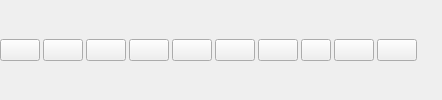
       <widget class="QWidget" name="widget_2" native="true">
        <property name="sizePolicy">
         <sizepolicy hsizetype="Maximum" vsizetype="Fixed">
          <horstretch>0</horstretch>
          <verstretch>0</verstretch>
         </sizepolicy>
        </property>
        <property name="minimumSize">
         <size>
          <width>200</width>
          <height>50</height>
         </size>
        </property>
        <property name="font">
         <font>
          <italic>false</italic>
         </font>
        </property>
        <property name="styleSheet">
         <string notr="true">border-left-color: rgba(191, 64, 64, 0);</string>
        </property>
        <layout class="QHBoxLayout" name="horizontalLayout_3">
         <property name="spacing">
          <number>0</number>
         </property>
         <property name="leftMargin">
          <number>0</number>
         </property>
         <property name="topMargin">
          <number>0</number>
         </property>
         <property name="rightMargin">
          <number>0</number>
         </property>
         <property name="bottomMargin">
          <number>0</number>
         </property>
         <item>
          <widget class="QFrame" name="horizontalFrame">
           <property name="sizePolicy">
            <sizepolicy hsizetype="Fixed" vsizetype="Fixed">
             <horstretch>0</horstretch>
             <verstretch>0</verstretch>
            </sizepolicy>
           </property>
           <layout class="QHBoxLayout" name="horizontalLayout_6">
            <property name="spacing">
             <number>3</number>
            </property>
            <property name="sizeConstraint">
             <enum>QLayout::SetDefaultConstraint</enum>
            </property>
            <property name="leftMargin">
             <number>0</number>
            </property>
            <property name="topMargin">
             <number>0</number>
            </property>
            <property name="rightMargin">
             <number>0</number>
            </property>
            <property name="bottomMargin">
             <number>0</number>
            </property>
            <item>
             <widget class="QPushButton" name="active_grid_area_button">
              <property name="enabled">
               <bool>true</bool>
              </property>
              <property name="sizePolicy">
               <sizepolicy hsizetype="Expanding" vsizetype="Expanding">
                <horstretch>0</horstretch>
                <verstretch>0</verstretch>
               </sizepolicy>
              </property>
              <property name="minimumSize">
               <size>
                <width>0</width>
                <height>0</height>
               </size>
              </property>
              <property name="maximumSize">
               <size>
                <width>60</width>
                <height>30</height>
               </size>
              </property>
              <property name="toolTip">
               <string>Active Grid Area</string>
              </property>
              <property name="styleSheet">
               <string notr="true">border-color: rgb(61, 56, 70);</string>
              </property>
              <property name="text">
               <string/>
              </property>
              <property name="icon">
               <iconset>
                <normaloff>../src/icons/stop.png</normaloff>../src/icons/stop.png</iconset>
              </property>
              <property name="iconSize">
               <size>
                <width>24</width>
                <height>24</height>
               </size>
              </property>
              <property name="shortcut">
               <string>M</string>
              </property>
              <property name="checkable">
               <bool>true</bool>
              </property>
              <property name="checked">
               <bool>false</bool>
              </property>
              <property name="autoExclusive">
               <bool>false</bool>
              </property>
              <property name="flat">
               <bool>false</bool>
              </property>
             </widget>
            </item>
            <item>
             <widget class="QPushButton" name="eraser_button">
              <property name="sizePolicy">
               <sizepolicy hsizetype="Expanding" vsizetype="Expanding">
                <horstretch>0</horstretch>
                <verstretch>0</verstretch>
               </sizepolicy>
              </property>
              <property name="minimumSize">
               <size>
                <width>0</width>
                <height>0</height>
               </size>
              </property>
              <property name="maximumSize">
               <size>
                <width>60</width>
                <height>30</height>
               </size>
              </property>
              <property name="toolTip">
               <string>Eraser</string>
              </property>
              <property name="styleSheet">
               <string notr="true">border-color: rgb(61, 56, 70);</string>
              </property>
              <property name="text">
               <string/>
              </property>
              <property name="icon">
               <iconset>
                <normaloff>../src/icons/eraser.png</normaloff>../src/icons/eraser.png</iconset>
              </property>
              <property name="iconSize">
               <size>
                <width>24</width>
                <height>24</height>
               </size>
              </property>
              <property name="shortcut">
               <string>E</string>
              </property>
              <property name="checkable">
               <bool>true</bool>
              </property>
              <property name="checked">
               <bool>false</bool>
              </property>
              <property name="flat">
               <bool>false</bool>
              </property>
             </widget>
            </item>
            <item>
             <widget class="QPushButton" name="brush_button">
              <property name="sizePolicy">
               <sizepolicy hsizetype="Expanding" vsizetype="Expanding">
                <horstretch>0</horstretch>
                <verstretch>0</verstretch>
               </sizepolicy>
              </property>
              <property name="minimumSize">
               <size>
                <width>0</width>
                <height>0</height>
               </size>
              </property>
              <property name="maximumSize">
               <size>
                <width>60</width>
                <height>30</height>
               </size>
              </property>
              <property name="toolTip">
               <string>Pen</string>
              </property>
              <property name="styleSheet">
               <string>border-color: rgb(61, 56, 70);</string>
              </property>
              <property name="text">
               <string/>
              </property>
              <property name="icon">
               <iconset>
                <normaloff>../src/icons/pen.png</normaloff>../src/icons/pen.png</iconset>
              </property>
              <property name="iconSize">
               <size>
                <width>24</width>
                <height>24</height>
               </size>
              </property>
              <property name="shortcut">
               <string>B</string>
              </property>
              <property name="checkable">
               <bool>true</bool>
              </property>
              <property name="flat">
               <bool>false</bool>
              </property>
             </widget>
            </item>
            <item>
             <widget class="QPushButton" name="move_button">
              <property name="maximumSize">
               <size>
                <width>60</width>
                <height>30</height>
               </size>
              </property>
              <property name="styleSheet">
               <string>border-color: rgb(61, 56, 70);</string>
              </property>
              <property name="text">
               <string/>
              </property>
              <property name="icon">
               <iconset>
                <normalon>../src/icons/move.png</normalon>
               </iconset>
              </property>
              <property name="iconSize">
               <size>
                <width>24</width>
                <height>24</height>
               </size>
              </property>
              <property name="checkable">
               <bool>true</bool>
              </property>
              <property name="flat">
               <bool>false</bool>
              </property>
             </widget>
            </item>
            <item>
             <widget class="QPushButton" name="grid_button">
              <property name="sizePolicy">
               <sizepolicy hsizetype="Expanding" vsizetype="Expanding">
                <horstretch>0</horstretch>
                <verstretch>0</verstretch>
               </sizepolicy>
              </property>
              <property name="minimumSize">
               <size>
                <width>0</width>
                <height>0</height>
               </size>
              </property>
              <property name="maximumSize">
               <size>
                <width>60</width>
                <height>30</height>
               </size>
              </property>
              <property name="toolTip">
               <string>Toggle Grid</string>
              </property>
              <property name="styleSheet">
               <string notr="true">border-color: rgb(61, 56, 70);</string>
              </property>
              <property name="text">
               <string/>
              </property>
              <property name="icon">
               <iconset>
                <normaloff>../src/icons/grid.png</normaloff>../src/icons/grid.png</iconset>
              </property>
              <property name="iconSize">
               <size>
                <width>24</width>
                <height>24</height>
               </size>
              </property>
              <property name="shortcut">
               <string>G</string>
              </property>
              <property name="checkable">
               <bool>true</bool>
              </property>
              <property name="flat">
               <bool>false</bool>
              </property>
             </widget>
            </item>
            <item>
             <widget class="QPushButton" name="nsfw_button">
              <property name="sizePolicy">
               <sizepolicy hsizetype="Expanding" vsizetype="Expanding">
                <horstretch>0</horstretch>
                <verstretch>0</verstretch>
               </sizepolicy>
              </property>
              <property name="minimumSize">
               <size>
                <width>0</width>
                <height>0</height>
               </size>
              </property>
              <property name="maximumSize">
               <size>
                <width>60</width>
                <height>30</height>
               </size>
              </property>
              <property name="toolTip">
               <string>Toggle NSFW Filter</string>
              </property>
              <property name="styleSheet">
               <string notr="true">border-color: rgb(61, 56, 70);</string>
              </property>
              <property name="text">
               <string/>
              </property>
              <property name="icon">
               <iconset>
                <normaloff>../src/icons/underwear.png</normaloff>../src/icons/underwear.png</iconset>
              </property>
              <property name="iconSize">
               <size>
                <width>24</width>
                <height>24</height>
               </size>
              </property>
              <property name="checkable">
               <bool>true</bool>
              </property>
              <property name="checked">
               <bool>false</bool>
              </property>
              <property name="flat">
               <bool>false</bool>
              </property>
             </widget>
            </item>
            <item>
             <widget class="QPushButton" name="focus_button">
              <property name="sizePolicy">
               <sizepolicy hsizetype="Expanding" vsizetype="Expanding">
                <horstretch>0</horstretch>
                <verstretch>0</verstretch>
               </sizepolicy>
              </property>
              <property name="minimumSize">
               <size>
                <width>0</width>
                <height>0</height>
               </size>
              </property>
              <property name="maximumSize">
               <size>
                <width>60</width>
                <height>30</height>
               </size>
              </property>
              <property name="toolTip">
               <string>Recenter Canvas</string>
              </property>
              <property name="styleSheet">
               <string notr="true">border-color: rgb(61, 56, 70);</string>
              </property>
              <property name="text">
               <string/>
              </property>
              <property name="icon">
               <iconset>
                <normaloff>../src/icons/camera-focus.png</normaloff>../src/icons/camera-focus.png</iconset>
              </property>
              <property name="iconSize">
               <size>
                <width>24</width>
                <height>24</height>
               </size>
              </property>
              <property name="flat">
               <bool>false</bool>
              </property>
             </widget>
            </item>
            <item>
             <widget class="QPushButton" name="wordballoon_button">
              <property name="maximumSize">
               <size>
                <width>30</width>
                <height>30</height>
               </size>
              </property>
              <property name="styleSheet">
               <string>border-color: rgb(61, 56, 70);</string>
              </property>
              <property name="text">
               <string/>
              </property>
              <property name="flat">
               <bool>false</bool>
              </property>
             </widget>
            </item>
            <item>
             <widget class="QPushButton" name="undo_button">
              <property name="sizePolicy">
               <sizepolicy hsizetype="Expanding" vsizetype="Expanding">
                <horstretch>0</horstretch>
                <verstretch>0</verstretch>
               </sizepolicy>
              </property>
              <property name="minimumSize">
               <size>
                <width>0</width>
                <height>0</height>
               </size>
              </property>
              <property name="maximumSize">
               <size>
                <width>60</width>
                <height>30</height>
               </size>
              </property>
              <property name="toolTip">
               <string>Undo</string>
              </property>
              <property name="styleSheet">
               <string notr="true">border-color: rgb(61, 56, 70);</string>
              </property>
              <property name="text">
               <string/>
              </property>
              <property name="icon">
               <iconset>
                <normaloff>../src/icons/undo.png</normaloff>../src/icons/undo.png</iconset>
              </property>
              <property name="iconSize">
               <size>
                <width>24</width>
                <height>24</height>
               </size>
              </property>
              <property name="flat">
               <bool>false</bool>
              </property>
             </widget>
            </item>
            <item>
             <widget class="QPushButton" name="redo_button">
              <property name="sizePolicy">
               <sizepolicy hsizetype="Expanding" vsizetype="Expanding">
                <horstretch>0</horstretch>
                <verstretch>0</verstretch>
               </sizepolicy>
              </property>
              <property name="minimumSize">
               <size>
                <width>0</width>
                <height>0</height>
               </size>
              </property>
              <property name="maximumSize">
               <size>
                <width>60</width>
                <height>30</height>
               </size>
              </property>
              <property name="toolTip">
               <string>Redo</string>
              </property>
              <property name="styleSheet">
               <string notr="true">border-color: rgb(61, 56, 70);</string>
              </property>
              <property name="text">
               <string/>
              </property>
              <property name="icon">
               <iconset>
                <normaloff>../src/icons/redo.png</normaloff>../src/icons/redo.png</iconset>
              </property>
              <property name="iconSize">
               <size>
                <width>24</width>
                <height>24</height>
               </size>
              </property>
              <property name="flat">
               <bool>false</bool>
              </property>
             </widget>
            </item>
           </layout>
          </widget>
         </item>
         <item>
          <spacer name="horizontalSpacer">
           <property name="orientation">
            <enum>Qt::Horizontal</enum>
           </property>
           <property name="sizeHint" stdset="0">
            <size>
             <width>25</width>
             <height>20</height>
            </size>
           </property>
          </spacer>
         </item>
        </layout>
       </widget>
